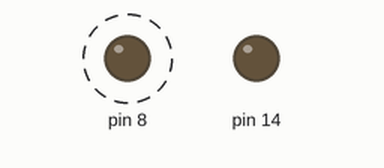
This sketch was run on a simulated Arduino Uno, built with avr-gcc and run on an emulated ATmega328P. On the bench: output pins drawn as LEDs (lit = HIGH). Dashed ring = blinking.

Above: at 0.05 s.
At 6.39 s:
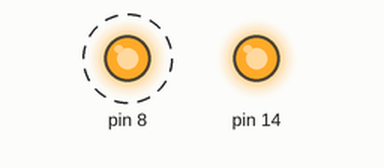
Timing chart, 0 to 6.7 s (numbered marks = the images above):
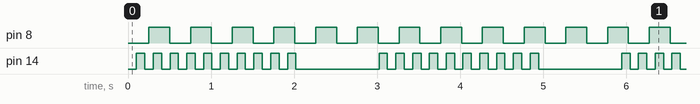

Measured:
- by itself, pin 8: alternates HIGH for 0.25 s and LOW for 0.25 s
- by itself, pin 14: repeats every 2.9 s: 9 × (LOW 0.10 s, HIGH 0.10 s), LOW 1.0 s, HIGH 0.10 s

The sketch:

ThreadingExample.ino
```cpp
// An example sketch that makes use of the protothread library
// to run two processes in parallel.
// Take in account that local vars WILL NOT WORK in conjunction
// with pt.h, neither will of course for loops with local
// iterators. This is nasty but probably worth it.

#include <pt.h>
#include "ledArray.h"

static struct pt pt1, pt2;
int i = 0;

void setup() {
  pinMode(LED1, OUTPUT);
  pinMode(LED10, OUTPUT);
  PT_INIT(&pt1);
  PT_INIT(&pt2);
}

static int protothread1(struct pt *pt) {
  static unsigned long timestamp = 0;
  PT_BEGIN(pt);
  while(1) {
    timestamp = millis();
    PT_WAIT_UNTIL(pt, millis() - timestamp > 250);
    digitalWrite(LED1, HIGH);
    timestamp = millis();
    PT_WAIT_UNTIL(pt, millis() - timestamp > 250);
    digitalWrite(LED1, LOW);
  }
  PT_END(pt);
}

static int protothread2(struct pt *pt) {
  static unsigned long timestamp = 0;
  PT_BEGIN(pt);
  while(1) {
    for (i = 0; i < 10; i++) {
      timestamp = millis();
      PT_WAIT_UNTIL(pt, millis() - timestamp > 100);
      digitalWrite(LED10, HIGH);
      timestamp = millis();
      PT_WAIT_UNTIL(pt, millis() - timestamp > 100);
      digitalWrite(LED10, LOW);
    }
    PT_WAIT_UNTIL(pt, millis() - timestamp > 1000);
  }
  PT_END(pt);
}

void loop() {
  protothread1(&pt1);
  protothread2(&pt2);
}
```
